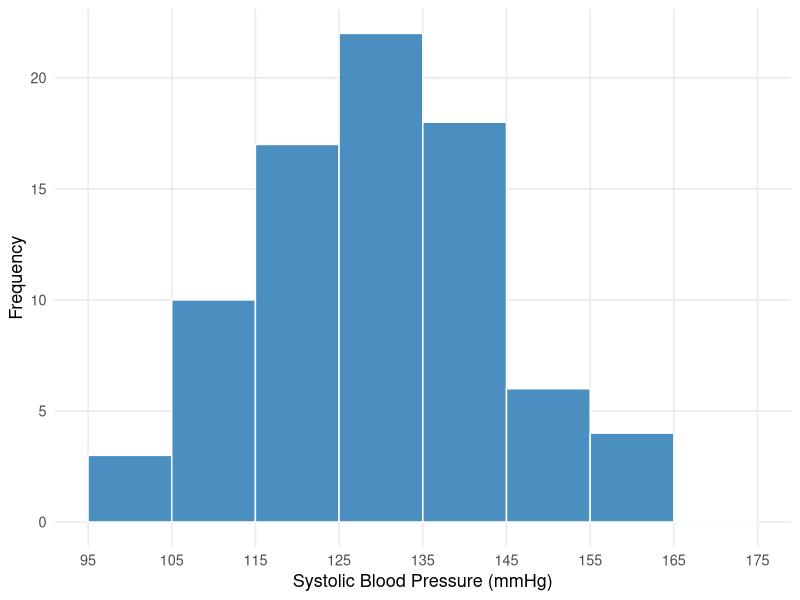
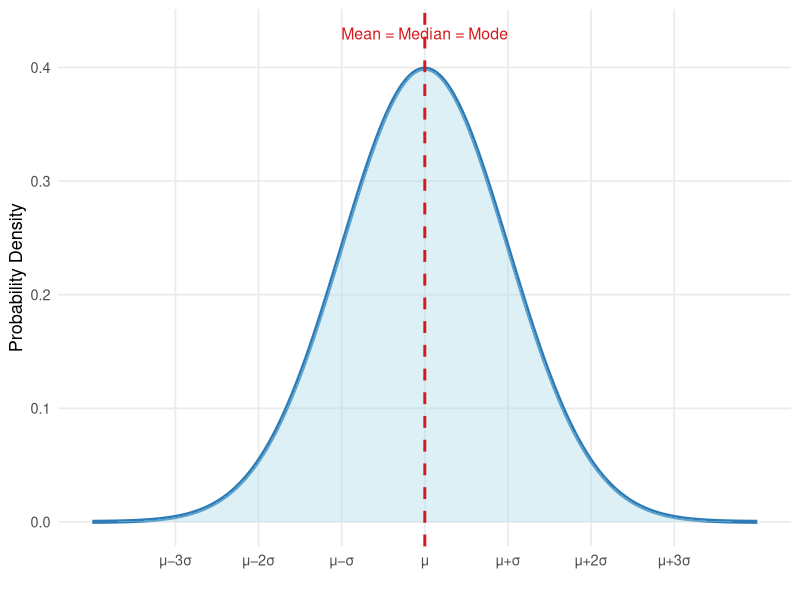
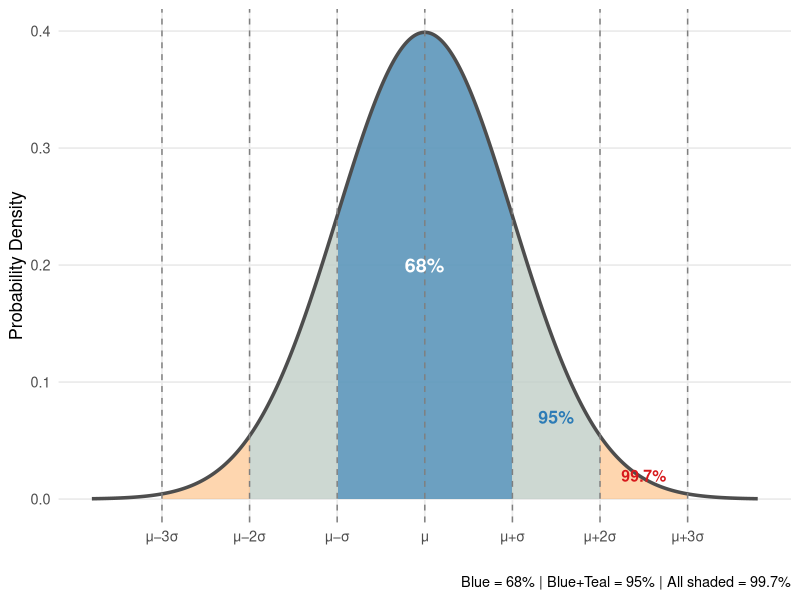
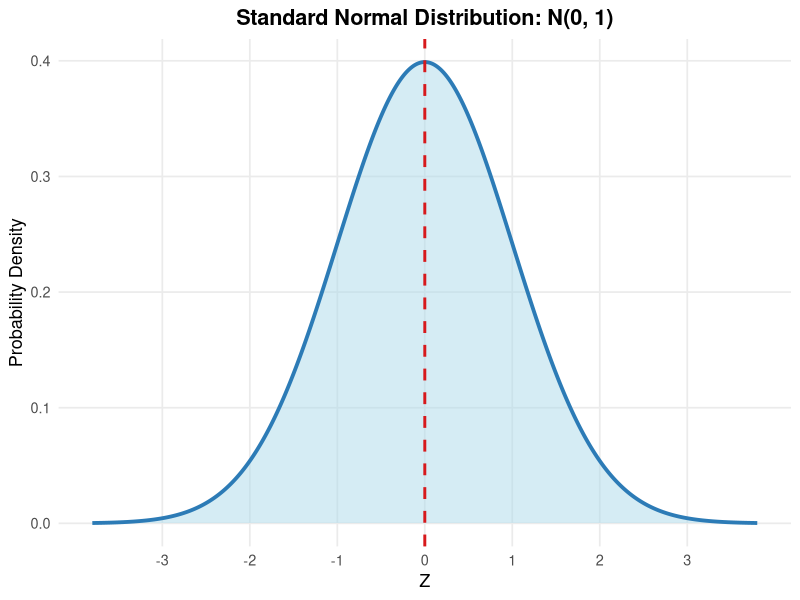
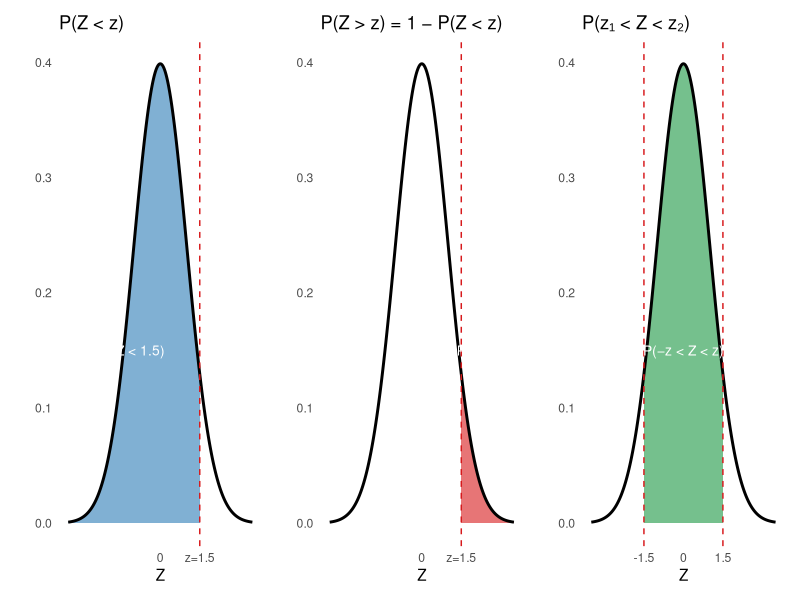

Generate these figures, in order, with R:
## ---- chunk 1
#| label: setup
#| include: false

library(ggplot2)
library(knitr)
library(kableExtra)
library(dplyr)
## ---- chunk 2
#| label: tbl-cat-freq
#| tbl-cap: "Frequency Distribution: Blood Type of 200 Patients"

blood <- data.frame(
  `Blood Type` = c("A", "B", "AB", "O", "**Total**"),
  Frequency = c(76, 54, 30, 40, 200),
  `Relative Frequency` = c("76/200 = 0.38", "54/200 = 0.27",
                             "30/200 = 0.15", "40/200 = 0.20",
                             "200/200 = **1.00**"),
  Percentage = c("38%", "27%", "15%", "20%", "**100%**")
)

kable(blood,
      col.names = c("Blood Type", "Frequency (f)",
                    "Relative Frequency (f/n)", "Percentage"),
      align = c("c","c","c","c"), escape = FALSE) |>
  kable_styling(bootstrap_options = c("striped","hover","bordered"),
                full_width = FALSE, font_size = 13) |>
  row_spec(5, bold = TRUE, background = "#f0f0f0") |>
  column_spec(1, bold = TRUE)
## ---- chunk 3
#| label: tbl-cont-freq
#| tbl-cap: "Frequency Distribution: Systolic Blood Pressure of 80 Patients"

set.seed(123)
sbp <- round(rnorm(80, mean = 130, sd = 15))

breaks <- seq(95, 175, by = 10)
labels <- paste0(breaks[-length(breaks)], "–", breaks[-1] - 1)
sbp_cut <- cut(sbp, breaks = breaks, right = FALSE, labels = labels)
freq_table <- as.data.frame(table(sbp_cut))
colnames(freq_table) <- c("Class Interval (mmHg)", "Frequency (f)")
freq_table$`Relative Frequency` <- round(freq_table$`Frequency (f)` / 80, 3)
freq_table$`Cumulative Frequency` <- cumsum(freq_table$`Frequency (f)`)

kable(freq_table, align = c("c","c","c","c")) |>
  kable_styling(bootstrap_options = c("striped","hover","bordered"),
                full_width = FALSE, font_size = 13) |>
  column_spec(1, bold = TRUE)
## ---- chunk 4
#| label: fig-hist-freq
#| fig-cap: "Histogram of Systolic Blood Pressure (80 patients)"
#| fig-align: center
#| fig-height: 4
#| fig-width: 6

set.seed(123)
sbp_data <- data.frame(sbp = round(rnorm(80, mean = 130, sd = 15)))

ggplot(sbp_data, aes(x = sbp)) +
  geom_histogram(breaks = seq(95, 175, by = 10),
                 fill = "#2c7bb6", color = "white", alpha = 0.85) +
  labs(x = "Systolic Blood Pressure (mmHg)", y = "Frequency") +
  scale_x_continuous(breaks = seq(95, 175, by = 10)) +
  theme_minimal(base_size = 13) +
  theme(panel.grid.minor = element_blank())
## ---- chunk 5
#| label: fig-normal-intro
#| fig-cap: "The Normal Distribution: a symmetric, bell-shaped curve"
#| fig-align: center
#| fig-height: 4
#| fig-width: 7

x <- seq(-4, 4, length = 500)
y <- dnorm(x)
df <- data.frame(x = x, y = y)

ggplot(df, aes(x, y)) +
  geom_line(color = "#2c7bb6", linewidth = 1.4) +
  geom_area(fill = "#abd9e9", alpha = 0.4) +
  geom_vline(xintercept = 0, linetype = "dashed", color = "#d7191c", linewidth = 1) +
  annotate("text", x = 0, y = 0.43, label = "Mean = Median = Mode",
           color = "#d7191c", size = 4, hjust = 0.5) +
  scale_x_continuous(breaks = -3:3,
                     labels = c("μ−3σ","μ−2σ","μ−σ","μ","μ+σ","μ+2σ","μ+3σ")) +
  labs(x = "", y = "Probability Density") +
  theme_minimal(base_size = 13) +
  theme(panel.grid.minor = element_blank())
## ---- chunk 6
#| label: fig-empirical
#| fig-cap: "The 68–95–99.7 Rule for the Normal Distribution"
#| fig-align: center
#| fig-height: 5
#| fig-width: 8

x <- seq(-3.8, 3.8, length = 1000)
y <- dnorm(x)
df <- data.frame(x = x, y = y)

ggplot(df, aes(x, y)) +
  # 3 SD shading
  geom_area(data = subset(df, x >= -3 & x <= 3),
            aes(x, y), fill = "#fdae61", alpha = 0.5) +
  # 2 SD shading
  geom_area(data = subset(df, x >= -2 & x <= 2),
            aes(x, y), fill = "#abd9e9", alpha = 0.6) +
  # 1 SD shading
  geom_area(data = subset(df, x >= -1 & x <= 1),
            aes(x, y), fill = "#2c7bb6", alpha = 0.6) +
  geom_line(color = "gray30", linewidth = 1.2) +
  # Vertical lines
  geom_vline(xintercept = c(-3,-2,-1,0,1,2,3),
             linetype = "dashed", color = "gray50", linewidth = 0.5) +
  # Percentage annotations
  annotate("text", x = 0, y = 0.20,
           label = "68%", color = "white", size = 5, fontface = "bold") +
  annotate("text", x = 1.5, y = 0.07,
           label = "95%", color = "#2c7bb6", size = 4.5, fontface = "bold") +
  annotate("text", x = 2.5, y = 0.02,
           label = "99.7%", color = "#d7191c", size = 4, fontface = "bold") +
  scale_x_continuous(breaks = -3:3,
                     labels = c("μ−3σ","μ−2σ","μ−σ","μ","μ+σ","μ+2σ","μ+3σ")) +
  labs(x = "", y = "Probability Density",
       caption = "Blue = 68% | Blue+Teal = 95% | All shaded = 99.7%") +
  theme_minimal(base_size = 13) +
  theme(panel.grid.minor = element_blank())
## ---- chunk 7
#| label: fig-znorm
#| fig-cap: "Standard Normal Distribution N(0,1)"
#| fig-align: center
#| fig-height: 4
#| fig-width: 7

x <- seq(-3.8, 3.8, length = 500)
df <- data.frame(x = x, y = dnorm(x))

ggplot(df, aes(x, y)) +
  geom_area(fill = "#abd9e9", alpha = 0.5) +
  geom_line(color = "#2c7bb6", linewidth = 1.3) +
  geom_vline(xintercept = 0, linetype = "dashed",
             color = "#d7191c", linewidth = 1) +
  scale_x_continuous(breaks = -3:3) +
  labs(x = "Z", y = "Probability Density",
       title = "Standard Normal Distribution: N(0, 1)") +
  theme_minimal(base_size = 13) +
  theme(panel.grid.minor = element_blank(),
        plot.title = element_text(hjust = 0.5, face = "bold"))
## ---- chunk 8
#| label: tbl-ztable
#| tbl-cap: "Standard Normal Table (area to the LEFT of Z)"

z_vals <- seq(0.0, 2.0, by = 0.1)
decimals <- seq(0.00, 0.09, by = 0.01)

z_matrix <- outer(z_vals, decimals, function(z, d) {
  round(pnorm(z + d), 4)
})

rownames(z_matrix) <- formatC(z_vals, format = "f", digits = 1)
colnames(z_matrix) <- formatC(decimals, format = "f", digits = 2)

kable(z_matrix, caption = "Area to the left of Z (rows = Z integer + 1st decimal, columns = 2nd decimal)") |>
  kable_styling(bootstrap_options = c("striped","hover","condensed"),
                full_width = TRUE, font_size = 11) |>
  column_spec(1, bold = TRUE, color = "#2c7bb6")
## ---- chunk 9
#| label: fig-z-rules
#| fig-cap: "Three useful probability rules for the normal distribution"
#| fig-align: center
#| fig-height: 3
#| fig-width: 10

x <- seq(-3.5, 3.5, length = 500)
y <- dnorm(x)
df <- data.frame(x = x, y = y)
z_val <- 1.5

p1 <- ggplot(df, aes(x, y)) +
  geom_area(data = subset(df, x <= z_val), fill = "#2c7bb6", alpha = 0.6) +
  geom_line(linewidth = 1) +
  geom_vline(xintercept = z_val, linetype = "dashed", color = "#d7191c") +
  annotate("text", x = -1, y = 0.15,
           label = paste0("P(Z < ", z_val, ")"), size = 3.5, color = "white") +
  labs(title = "P(Z < z)", x = "Z", y = "") +
  scale_x_continuous(breaks = c(0, z_val),
                     labels = c("0", paste0("z=",z_val))) +
  theme_minimal(base_size = 11) +
  theme(panel.grid = element_blank())

p2 <- ggplot(df, aes(x, y)) +
  geom_area(data = subset(df, x >= z_val), fill = "#d7191c", alpha = 0.6) +
  geom_line(linewidth = 1) +
  geom_vline(xintercept = z_val, linetype = "dashed", color = "#d7191c") +
  annotate("text", x = 2.5, y = 0.15,
           label = paste0("P(Z > ", z_val, ")"), size = 3.5, color = "white") +
  labs(title = "P(Z > z) = 1 − P(Z < z)", x = "Z", y = "") +
  scale_x_continuous(breaks = c(0, z_val),
                     labels = c("0", paste0("z=",z_val))) +
  theme_minimal(base_size = 11) +
  theme(panel.grid = element_blank())

p3 <- ggplot(df, aes(x, y)) +
  geom_area(data = subset(df, x >= -z_val & x <= z_val),
            fill = "#1a9641", alpha = 0.6) +
  geom_line(linewidth = 1) +
  geom_vline(xintercept = c(-z_val, z_val),
             linetype = "dashed", color = "#d7191c") +
  annotate("text", x = 0, y = 0.15,
           label = "P(−z < Z < z)", size = 3.5, color = "white") +
  labs(title = "P(z₁ < Z < z₂)", x = "Z", y = "") +
  scale_x_continuous(breaks = c(-z_val, 0, z_val),
                     labels = c(paste0("-",z_val), "0", z_val)) +
  theme_minimal(base_size = 11) +
  theme(panel.grid = element_blank())

library(patchwork)
p1 + p2 + p3
## ---- chunk 10
#| label: tbl-ex1
#| tbl-cap: "Frequency Distribution of Patient Ages (n = 20)"

ages <- c(45,62,38,55,71,48,60,33,52,67,41,58,74,50,65,44,57,69,36,53)
breaks2 <- c(33, 42, 51, 60, 69, 78)
labels2 <- c("33–41","42–50","51–59","60–68","69–77")
age_cut <- cut(ages, breaks = breaks2, right = TRUE, labels = labels2,
               include.lowest = TRUE)
ft <- as.data.frame(table(age_cut))
colnames(ft) <- c("Age Group (years)", "Frequency (f)")
ft$`Relative Frequency` <- round(ft$`Frequency (f)` / 20, 2)
ft$Percentage <- paste0(ft$`Relative Frequency` * 100, "%")
ft$`Cumulative Frequency` <- cumsum(ft$`Frequency (f)`)

kable(ft, align = c("c","c","c","c","c")) |>
  kable_styling(bootstrap_options = c("striped","hover","bordered"),
                full_width = FALSE, font_size = 13) |>
  column_spec(1, bold = TRUE)
